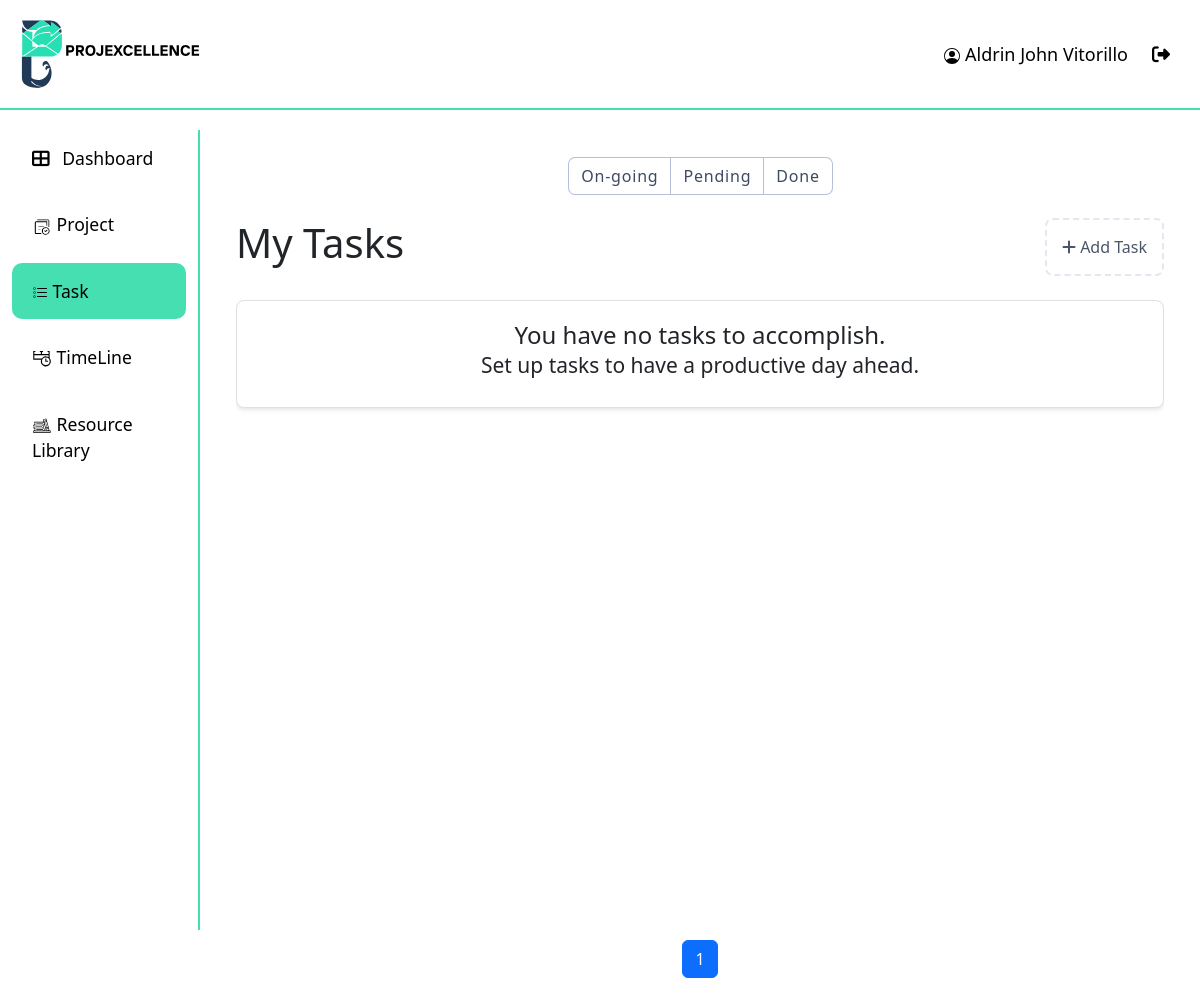
The page /task/Pending/ (signed in) on the database as committed earlier.
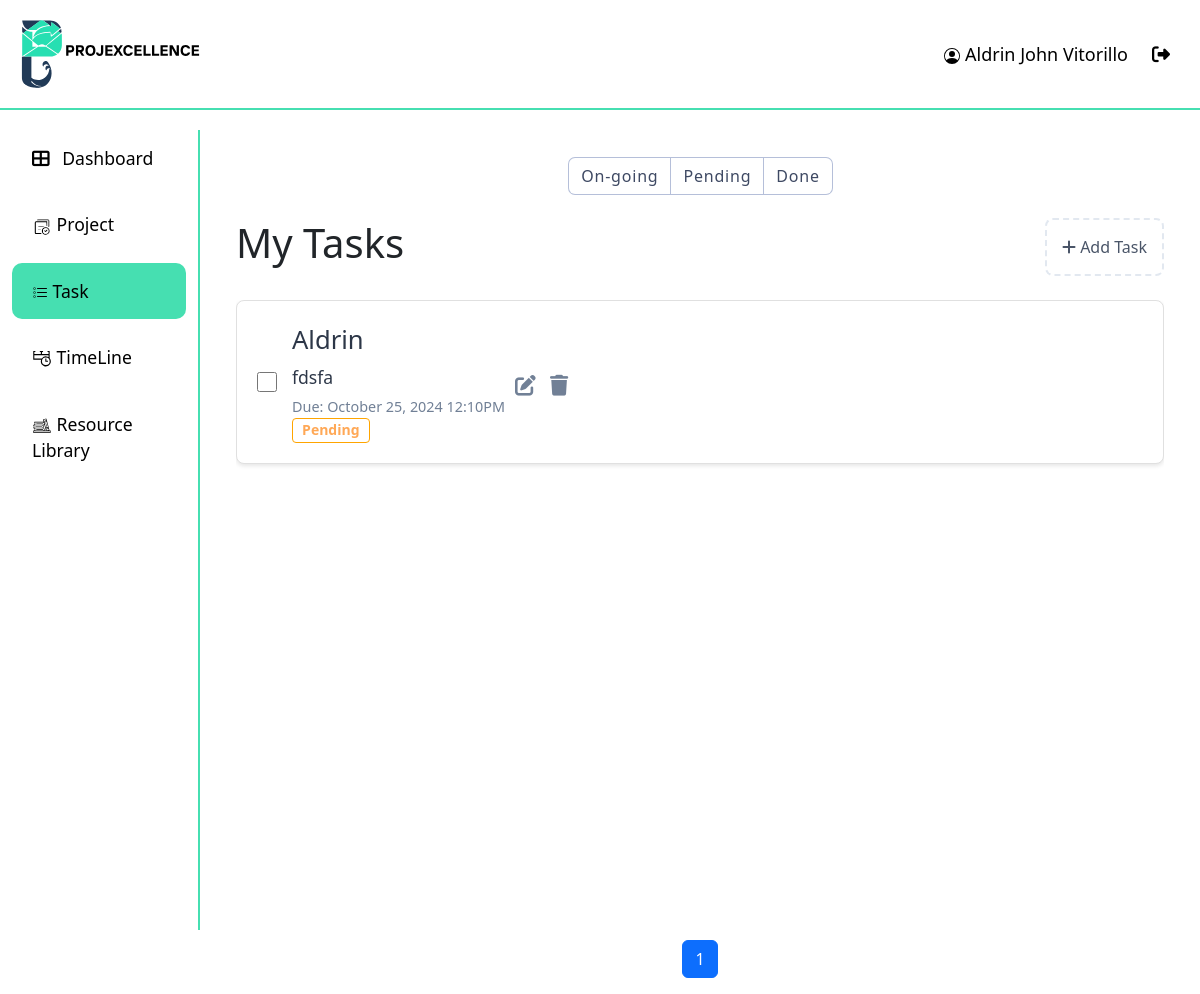
The same page on the database as committed later.
### api/models.py (models this page shows, shortened)
class Task(models.Model):
    STATUS_CHOICES = [
        ("On-going", "On-going"),
        ("Pending", "Pending"),
        ("Done", "Done"),
    ]
    project_id = models.ForeignKey(Project, on_delete=models.CASCADE)
    task_name = models.CharField(max_length=50)
    description = models.TextField()
    assigned_to = models.ForeignKey(User, on_delete=models.CASCADE)
    status = models.CharField(max_length=10, choices=STATUS_CHOICES, default="Pending")
    due_date = models.DateTimeField()
    completed = models.BooleanField(default=False)
    created_at = models.DateTimeField(auto_now_add=True)
    updated_at = models.DateTimeField(auto_now=True)

### api/views.py (the view)
# urls.py: path("task/<str:status>/", views.task_list, name="task"),
@login_required
def task_list(request,status):
    tasks = Task.objects.filter(assigned_to=request.user, status=status).order_by("due_date")
    task_filter = TaskFilter(request.GET, queryset=tasks)
    paginator = Paginator(task_filter.qs, 10)
    page_number = request.GET.get("page")
    page_obj = paginator.get_page(page_number)
    edit_task_forms = {task.id: TaskForm(instance=task) for task in tasks}
    context = {
        "page_obj": page_obj,
        "edit_task_forms": edit_task_forms,
        "add_task_form": TaskForm(),
        "filter": task_filter,
    }
    return render(request, "task.html", context)

### api/forms.py
class TaskForm(forms.ModelForm):
    class Meta:
        model = Task
        fields = ["project_id","task_name", "description", "assigned_to", "due_date", "status"]
        widgets = {
            "due_date": forms.DateTimeInput(attrs={"type": "datetime-local"}),
        }
    def __init__(self, *args, **kwargs):
        super().__init__(*args, **kwargs)
        self.fields['assigned_to'].queryset = User.objects.filter(is_active=True)

### api/models.py (called while the page is built)
    def __str__(self):
        return f"{self.first_name} {self.last_name}"

    def __str__(self):
        return self.project_name

### api/templatetags/custom_filters.py (called while the page is built)
@register.filter
def dict_get(d, key):
    return d.get(key)

### api/templates/task.html (shortened to what this page needs)
{% extends "base.html" %}
{% load crispy_forms_tags %}
{% load custom_filters %}
{% block content %}
    <div class="mydict">
        <div>
            <label for="On-going">
                <span>On-going</span>
            </label>
            <label for="Pending">
                <span>Pending</span>
            </label>
            <label for="Done">
                <span>Done</span>
            </label>
        </div>
    </div>
<div class="page-container">
    <div class="content-wrapper container mt-4">
        <div class="d-flex justify-content-between align-items-center mb-4">
            <h1 class="text-3xl font-bold">My Tasks</h1>
            <div class="add-task" data-bs-toggle="modal" data-bs-target="#addTaskModal">
                <i class="fas fa-plus mr-2"></i> Add Task
            </div>
        </div>
        <div id="tasks-list">
            {% for task in page_obj %}
            <div class="task-item {% if task.completed %}completed{% endif %}">
                <div class="d-flex align-items-center">
                    <input type="checkbox" class="task-checkbox" {% if task.completed %}checked{% endif %}>
                    <div>
                        <div class="task-title">{{ task.task_name }}</div>
                        <div class="task-description">{{ task.description }}</div>
                        <div class="task-due-date">Due: {{ task.due_date|date:"F j, Y g:iA" }}</div>
                        <span class="badge {{ task.status|lower }}">
                            {{ task.status }}
                        </span>
                    </div>
                    <div class="task-actions ml-auto">
                        <i class="fas fa-edit" data-bs-toggle="modal" data-bs-target="#editTaskModal{{ task.id }}"></i>
                        <i class="fas fa-trash" data-bs-toggle="modal" data-bs-target="#deleteTaskModal{{ task.id }}"></i>
                    </div>
                </div>
            </div>
            {% empty %}
                <div class="task-item">
                    <h4 class="text-center">You have no tasks to accomplish.<br/><small>Set up tasks to have a productive day ahead.</small></h4>
                </div>
            {% endfor %}
        </div>
        <nav aria-label="Page navigation" class="mt-auto">
            <ul class="pagination justify-content-center">
                {% for num in page_obj.paginator.page_range %}
                    {% if page_obj.number == num %}
                        <li class="page-item active"><span class="page-link">{{ num }}</span></li>
                    {% elif num > page_obj.number|add:'-3' and num < page_obj.number|add:'3' %}
                        <li class="page-item"><a class="page-link" href="?page={{ num }}">{{ num }}</a></li>
                    {% endif %}
                {% endfor %}
            </ul>
        </nav>
    </div>
</div>
{% endblock content %}

Rows that differ between the two databases and show on the page:
now on this page (row edited): Task: task_name "Aldrin", description "fdsfa", due_date "October 25, 2024 12:10PM", status "Pending"
Other text that changed with them:
text no longer shown: "You have no tasks to accomplish. Set up tasks to have a productive day ahead."
